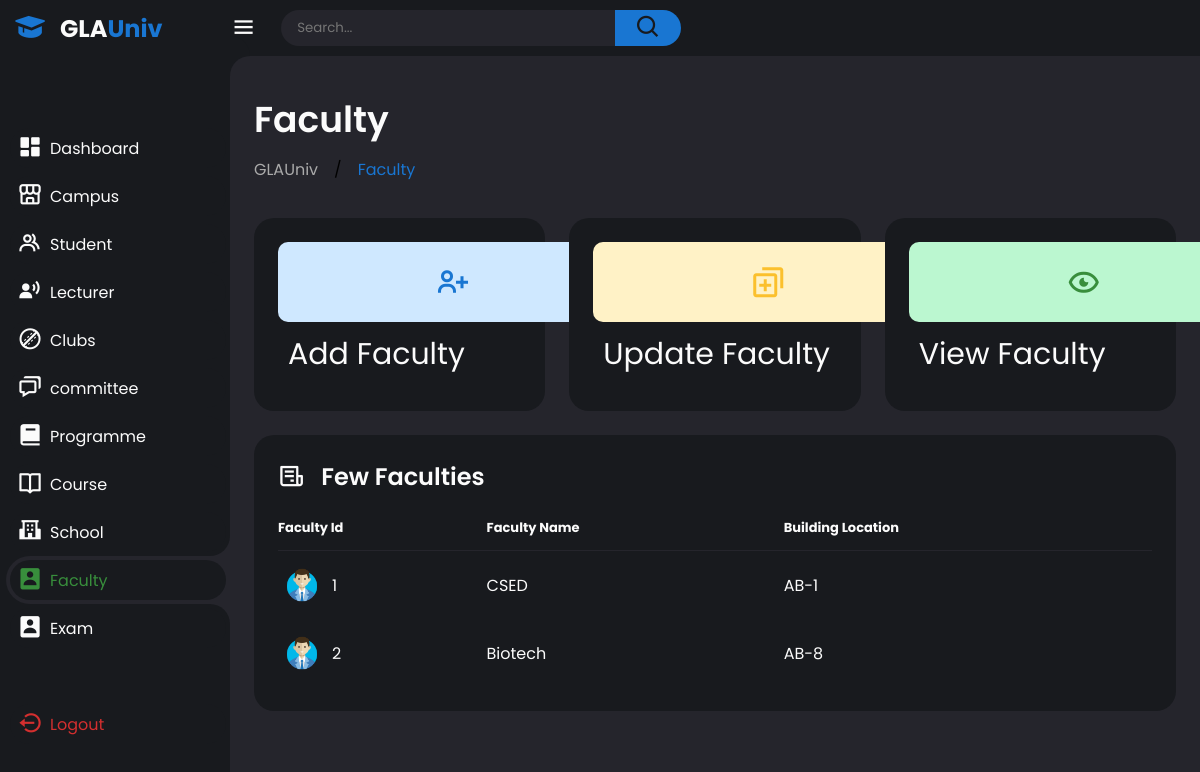
Screenshot of /All_files/dashboard/faculty.php (signed in) with the database file from the repository.
### tables this page shows
CREATE TABLE `faculty` (
  `faculty_id` int(11) NOT NULL,
  `faculty_name` varchar(255) DEFAULT NULL,
  `dean` varchar(255) DEFAULT NULL,
  `building_location` varchar(255) DEFAULT NULL
);

### All_files/dashboard/faculty.php (the view, shortened to what this page needs)
<?php
include("../php_files/Database.php");
?>
<!DOCTYPE html>
<html lang="en">
<head>
    <link href='https://unpkg.com/boxicons@2.1.4/css/boxicons.min.css' rel='stylesheet'>
    <link rel="stylesheet" href="../../css files/Panel.css">
</head>
<body class="dark">
    <div class="sidebar">
        <a href="#" class="logo">
            <i class='bx bxs-graduation'></i>
            <div class="logo-name"><span>GLA</span>Univ</div>
        </a>
        <ul class="side-menu">
            <li><a href="Panel.php"><i class='bx bxs-dashboard'></i>Dashboard</a></li>
            <li><a href="Campus.php"><i class='bx bx-store-alt'></i>Campus</a></li>
            <li><a href="Student.php"><i class='bx bx-group' ></i>Student</a></li>
            <li><a href="lecturer.php"><i class='bx bxs-user-voice' ></i>Lecturer</a></li>
            <li><a href="clubs.php"><i class='bx bx-cricket-ball' ></i>Clubs</a></li>
            <li><a href="committee.php"><i class='bx bx-chat' ></i>committee</a></li>
            <li><a href="programme.php"><i class='bx bxs-book' ></i>Programme</a></li>
            <li><a href="course.php"><i class='bx bx-book-open' ></i>Course</a></li>
            <li><a href="school.php"><i class='bx bxs-school' ></i>School</a></li>
            <li  class="active"><a href="faculty.php"><i class='bx bxs-user-rectangle' ></i>Faculty</a></li>
            <li><a href="exam.php"><i class='bx bxs-user-rectangle' ></i>Exam</a></li>
        </ul>
        <ul class="side-menu">
            <li>
                <a href="Logout.php" class="logout">
                    <i class='bx bx-log-out-circle'></i>
                    Logout
                </a>
            </li>
        </ul>
    </div>
    <div class="content">
        <nav>
            <i class='bx bx-menu'></i>
            <form action="#">
                <div class="form-input">
                    <input type="search" placeholder="Search...">
                    <button class="search-btn" type="submit"><i class='bx bx-search'></i></button>
                </div>
            </form>
        </nav>
        <main>
            <div class="header">
                <div class="left">
                    <h1>Faculty</h1>
                    <ul class="breadcrumb">
                        <li><a href="#">
                                GLAUniv
                            </a></li>
                        /
                        <li><a href="#" class="active">Faculty</a></li>
                    </ul>
                </div>
            </div>
            <ul class="insights">
                <li>
                    <a href="../Add_data/faculty_add.php">
                        <i class='bx bx-user-plus' style="width:350px" ></i>
                        <span class="info" style="font-size:30px;">
                            <p style="padding:10px 10px">Add Faculty</p>
                        </span>
                    </a>
                </li>
                <li>
                    <a href="../update_data/faculty/faculty_update_1.php">
                        <i class='bx bx-duplicate' style="width:350px"></i>
                        <span class="info" style="font-size:30px;">
                            <p style="padding:10px 10px">Update Faculty</p>
                        </span>
                    </a>
                </li>
                <li>
                    <a href="../View/faculty_view.php">
                        <i class='bx bx-show-alt' style="width:350px"></i>
                        <span class="info" style="font-size:30px;">
                            <p style="padding:10px 10px">View Faculty</p>
                        </span>
                    </a>
                </li>
            </ul>
            <div class="bottom-data">
                <div class="orders">
                    <div class="header">
                        <i class='bx bx-receipt'></i>
                        <h3>Few Faculties</h3>
                    </div>
                    <table>
                        <thead>
                            <tr>
                                <th>Faculty Id</th>
                                <th>Faculty Name</th>
                                <th>Building Location</th>
                            </tr>
                        </thead>
                        <tbody style="margin-right:50px">
                            <?php
                                $recent_club = "SELECT * FROM faculty LIMIT 3";
                                $result = mysqli_query($conn, $recent_club);
                                if ($result) {
                                    if (mysqli_num_rows($result) > 0) {
                                        while ($row = mysqli_fetch_assoc($result)) {
                                            echo '<tr>';
                                            echo '<td>';
                                            echo '<img src="../../images/User.png">';
                                            echo '<p>' . $row['faculty_id'] . '</p>';
                                            echo '</td>';
                                            echo '<td>' . $row['faculty_name'] . '</td>';
                                            echo '<td>' . $row['building_location'] . '</td>';
                                            echo '</tr>';
                                        }
                                    }
                                     else {
                                        echo '<tr><td colspan="3">No recent students found.</td></tr>';
                                    }
                                } else {
                                    echo 'Error: ' . mysqli_error($connection);
                                }
                            ?>
                        </tbody>
                    </table>
                </div>
            </div>
        </main>
    </div>
</body>
</html>

### rows the page displays
faculty: faculty_id "1", faculty_name "CSED", building_location "AB-1"
faculty: faculty_id "2", faculty_name "Biotech", building_location "AB-8"
